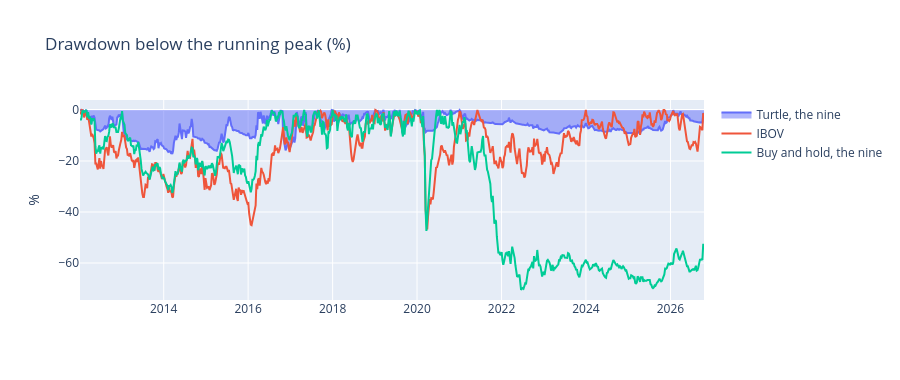
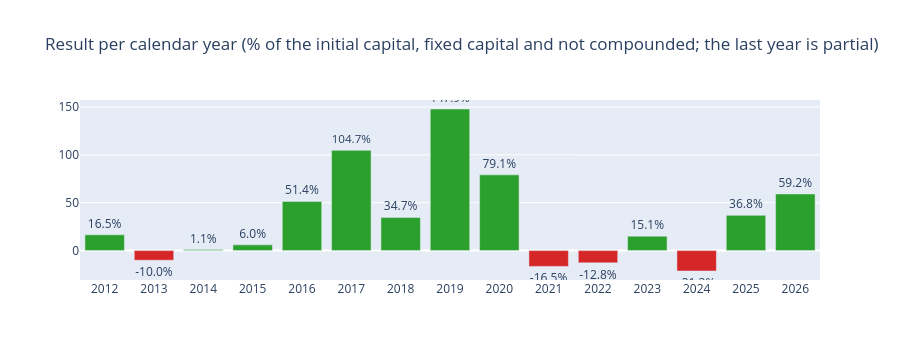
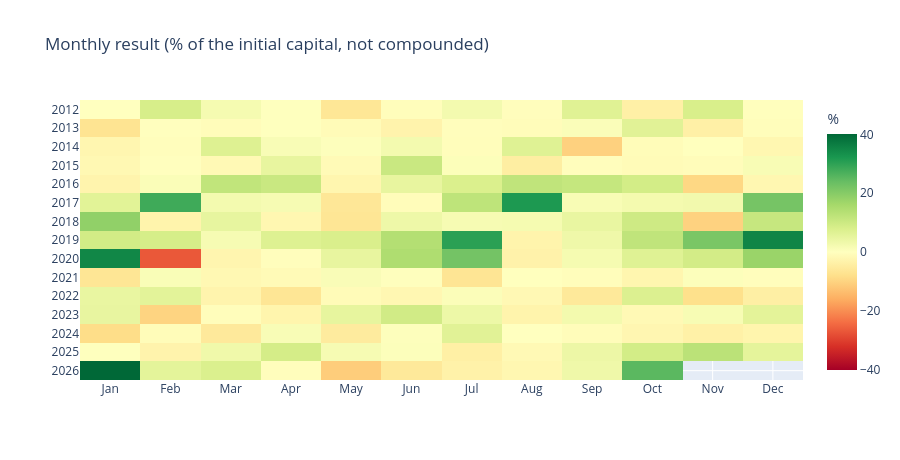

These figures' notebook cell, in order:
### Code cell
drawdowns = {"Turtle, the nine": drawdown_of(portfolio, CAPITAL), "IBOV": drawdown_of(index_curve, CAPITAL), "Buy and hold, the nine": drawdown_of(held_curve, CAPITAL)}
figure = go.Figure()
for label, series in drawdowns.items():
    weekly_dd = series.resample("W").max().dropna()
    figure.add_trace(go.Scatter(x=weekly_dd.index, y=(-100 * weekly_dd).round(1), name=label, fill="tozeroy" if label.startswith("Turtle") else None))
figure.update_layout(title="Drawdown below the running peak (%)", yaxis={"title": "%"}, height=380, hovermode="x unified")
figure.show()

yearly_pnl = portfolio.resample("YE").last().diff()
yearly_pnl.iloc[0] = portfolio.resample("YE").last().iloc[0] - CAPITAL
yearly_return = (yearly_pnl / CAPITAL * 100).round(1)
colors = ["#2ca02c" if v >= 0 else "#d62728" for v in yearly_return]
figure = go.Figure(go.Bar(x=yearly_return.index.year, y=yearly_return, marker_color=colors, text=yearly_return.astype(str) + "%", textposition="outside"))
figure.update_layout(title="Result per calendar year (% of the initial capital, fixed capital and not compounded; the last year is partial)", height=360, xaxis={"type": "category"})
figure.show()

month_end = portfolio.resample("ME").last()
monthly = (month_end.diff().fillna(month_end - CAPITAL) / CAPITAL * 100)
grid = monthly.groupby([monthly.index.year, monthly.index.month]).first().unstack()
grid.columns = ["Jan", "Feb", "Mar", "Apr", "May", "Jun", "Jul", "Aug", "Sep", "Oct", "Nov", "Dec"][: grid.shape[1]]
limit = float(np.nanmax(np.abs(grid.to_numpy())))
figure = go.Figure(go.Heatmap(z=grid.round(1).to_numpy(), x=list(grid.columns), y=[str(y) for y in grid.index], zmid=0, zmin=-limit, zmax=limit, colorscale="RdYlGn", colorbar={"title": "%"}))
figure.update_layout(title="Monthly result (% of the initial capital, not compounded)", height=460, yaxis={"autorange": "reversed"})
figure.show()

### Figure 1 — Plotly figure (JSON) as saved in the notebook; plotly's stock layout.template omitted (floating-point values rounded to 4 significant figures; data arrays with more than 128 entries replaced by an {"elided": "..."} marker saying what was removed)
{"data": [{"fill": "tozeroy", "name": "Turtle, the nine", "type": "scatter", "x": {"elided": "772 str values"}, "y": {"elided": "772 float values"}}, {"name": "IBOV", "type": "scatter", "x": {"elided": "772 str values"}, "y": {"elided": "772 float values"}}, {"name": "Buy and hold, the nine", "type": "scatter", "x": {"elided": "772 str values"}, "y": {"elided": "772 float values"}}], "layout": {"height": 380, "hovermode": "x unified", "title": {"text": "Drawdown below the running peak (%)"}, "yaxis": {"title": {"text": "%"}}}}

### Figure 2 — Plotly figure (JSON) as saved in the notebook; plotly's stock layout.template omitted (floating-point values rounded to 4 significant figures)
{"data": [{"marker": {"color": ["#2ca02c", "#d62728", "#2ca02c", "#2ca02c", "#2ca02c", "#2ca02c", "#2ca02c", "#2ca02c", "#2ca02c", "#d62728", "#d62728", "#2ca02c", "#d62728", "#2ca02c", "#2ca02c"]}, "text": ["16.5%", "-10.0%", "1.1%", "6.0%", "51.4%", "104.7%", "34.7%", "147.9%", "79.1%", "-16.5%", "-12.8%", "15.1%", "-21.3%", "36.8%", "59.2%"], "textposition": "outside", "type": "bar", "x": [2012, 2013, 2014, 2015, 2016, 2017, 2018, 2019, 2020, 2021, 2022, 2023, 2024, 2025, 2026], "y": [16.5, -10.0, 1.1, 6.0, 51.4, 104.7, 34.7, 147.9, 79.1, -16.5, -12.8, 15.1, -21.3, 36.8, 59.2]}], "layout": {"height": 360, "title": {"text": "Result per calendar year (% of the initial capital, fixed capital and not compounded; the last year is partial)"}, "xaxis": {"type": "category"}}}

### Figure 3 — Plotly figure (JSON) as saved in the notebook; plotly's stock layout.template omitted (floating-point values rounded to 4 significant figures; data arrays with more than 128 entries replaced by an {"elided": "..."} marker saying what was removed)
{"data": [{"colorbar": {"title": {"text": "%"}}, "colorscale": [[0.0, "rgb(165,0,38)"], [0.1, "rgb(215,48,39)"], [0.2, "rgb(244,109,67)"], [0.3, "rgb(253,174,97)"], [0.4, "rgb(254,224,139)"], [0.5, "rgb(255,255,191)"], [0.6, "rgb(217,239,139)"], [0.7, "rgb(166,217,106)"], [0.8, "rgb(102,189,99)"], [0.9, "rgb(26,152,80)"], [1.0, "rgb(0,104,55)"]], "type": "heatmap", "x": ["Jan", "Feb", "Mar", "Apr", "May", "Jun", "Jul", "Aug", "Sep", "Oct", "Nov", "Dec"], "y": ["2012", "2013", "2014", "2015", "2016", "2017", "2018", "2019", "2020", "2021", "2022", "2023", "2024", "2025", "2026"], "z": {"elided": "15x12 float values"}, "zmax": 40.11, "zmid": 0, "zmin": -40.11}], "layout": {"height": 460, "title": {"text": "Monthly result (% of the initial capital, not compounded)"}, "yaxis": {"autorange": "reversed"}}}
